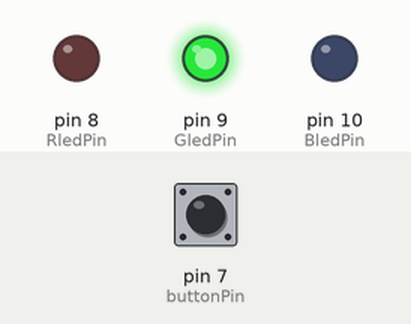
Bench run of a sketch on a simulated Arduino Uno, built with avr-gcc and run on an emulated ATmega328P. On the bench: output pins drawn as LEDs (lit = HIGH). The inputs (shaded band) are chosen by the test bench; at power-on: pin 7 (buttonPin) LOW.

Above: at 1.2 s.
1.3 s: pin 7 (buttonPin) pulled HIGH for 0.15 s
At 2.0 s:
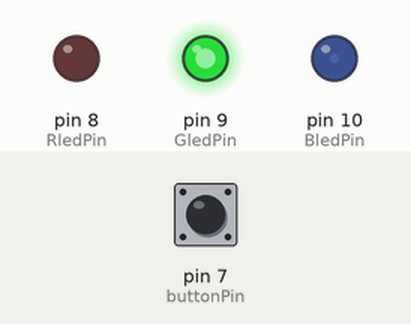
4.4 s: pin 7 (buttonPin) pulled HIGH for 1 s
At 5.6 s:
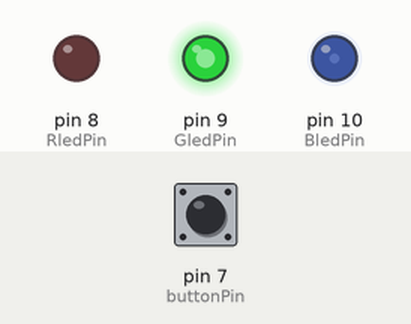
8.4 s: pin 7 (buttonPin) pulled HIGH for 0.15 s
At 9.8 s:
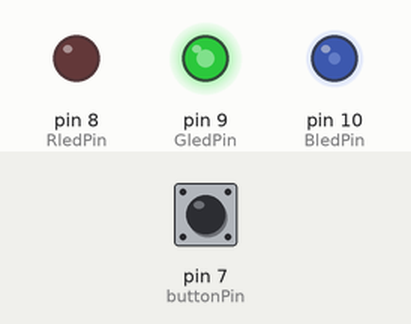
11.5 s: pin 7 (buttonPin) pulsed HIGH 5 times (0.12 s each, 0.3 s apart)
14.5 s: pin 7 (buttonPin) pulsed HIGH 2 times (0.12 s each, 0.3 s apart)
At 15.9 s:
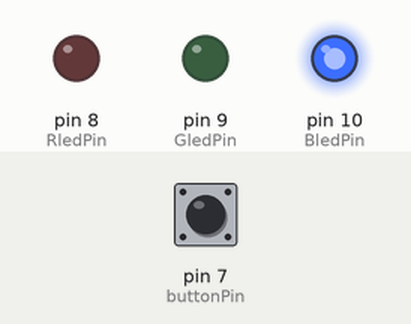
16.6 s: pin 7 (buttonPin) pulled HIGH for 3.2 s
At 17.3 s:
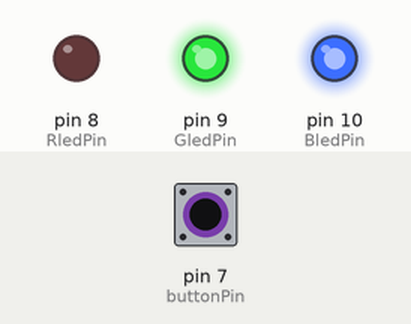
Timing chart, 0 to 23.1 s (numbered marks = the images above; inputs shaded):
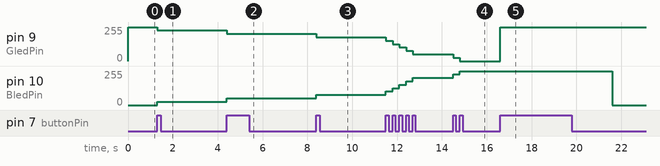

Measured:
- after the input at 1.3 s, pin 9 (GledPin): 255/255 → 229/255 at once; pin 10 (BledPin): 0/255 → 25/255 at once
- after the input at 4.4 s, pin 9 (GledPin): 229/255 → 204/255 at once; pin 10 (BledPin): 25/255 → 51/255 at once
- after the input at 8.4 s, pin 9 (GledPin): 204/255 → 178/255 at once; pin 10 (BledPin): 51/255 → 76/255 at once
- after the input at 14.5 s, pin 9 (GledPin): 51/255 → 25/255 at once, → 0/255 0.30 s later; pin 10 (BledPin): 204/255 → 229/255 at once, → 255/255 0.30 s later
- after the input at 16.6 s, pin 9 (GledPin): 0/255 → 255/255 after 0.00 s instead of 3.2 s; pin 10 (BledPin): 255/255 → 0/255 after 5.0 s instead of 3.2 s

The sketch:

sketch_jan7a.ino
```cpp
// C++ code
//
int mood = 0;
const int neutralMood = 0;
int buttonState = 0;
bool buttonPressed = false;
unsigned long touchedTimer = 0;
unsigned long reducedTimer = 0;
const long unTouchInterval = 5000;
const long reducedInterval = 5000;

const int buttonPin = 7;
const int RledPin = 8;
const int GledPin = 9;
const int BledPin = 10;
void setup()
{
  Serial.begin(9600);

  pinMode(buttonPin, INPUT);
  pinMode(RledPin, OUTPUT);
  pinMode(GledPin, OUTPUT);
  pinMode(BledPin, OUTPUT);

  mood = neutralMood;

}

void loop()
{
  showLEDState(mood);

  buttonState = digitalRead(buttonPin);

  if(buttonState == HIGH && !buttonPressed){

    mood = mood + 1;
    if(mood > 20)mood = 20;
    touchedTimer = millis();
    buttonPressed = true;
  }
  if(buttonState == LOW && buttonPressed){
  	buttonPressed = false;
  }
  unsigned long currentTimer = millis();
  if(currentTimer - touchedTimer > unTouchInterval){
  	if(currentTimer - touchedTimer > reducedInterval){
      mood = mood -1;
      if(mood < 0) mood = 0;
      reducedTimer = currentTimer;
  }
  }
}

void showLEDState(int state){
  float brightnessInterval = 255 / 10.0;
  if(state >= neutralMood){
  	analogWrite(RledPin, 0);
    analogWrite(GledPin, 255 - brightnessInterval * (state - neutralMood));
    analogWrite(BledPin, brightnessInterval * (state - neutralMood));
  }
  else{
    analogWrite(RledPin, brightnessInterval * (neutralMood - state));
    analogWrite(GledPin, 255 - brightnessInterval * (neutralMood - state));
    analogWrite(BledPin, 0);
  }
}
```
